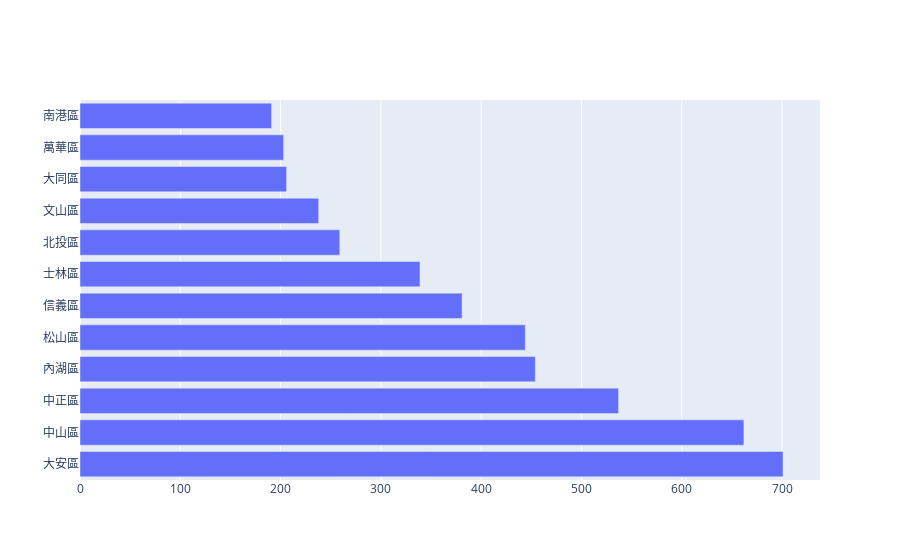

Notebook source saved alongside this figure:
### Code cell
import plotly.graph_objects as go

fig = go.Figure(go.Bar(
            x=ATMok['據點數量'],
            y=ATMok['鄉鎮縣市別'],
            orientation='h'))

fig.show()

### Figure 1 — Plotly figure (JSON) as saved in the notebook; plotly's stock layout.template omitted (floating-point values rounded to 4 significant figures)
{"data": [{"orientation": "h", "type": "bar", "x": [701, 662, 537, 454, 444, 381, 339, 259, 238, 206, 203, 191], "y": ["大安區", "中山區", "中正區", "內湖區", "松山區", "信義區", "士林區", "北投區", "文山區", "大同區", "萬華區", "南港區"]}], "layout": {}}
